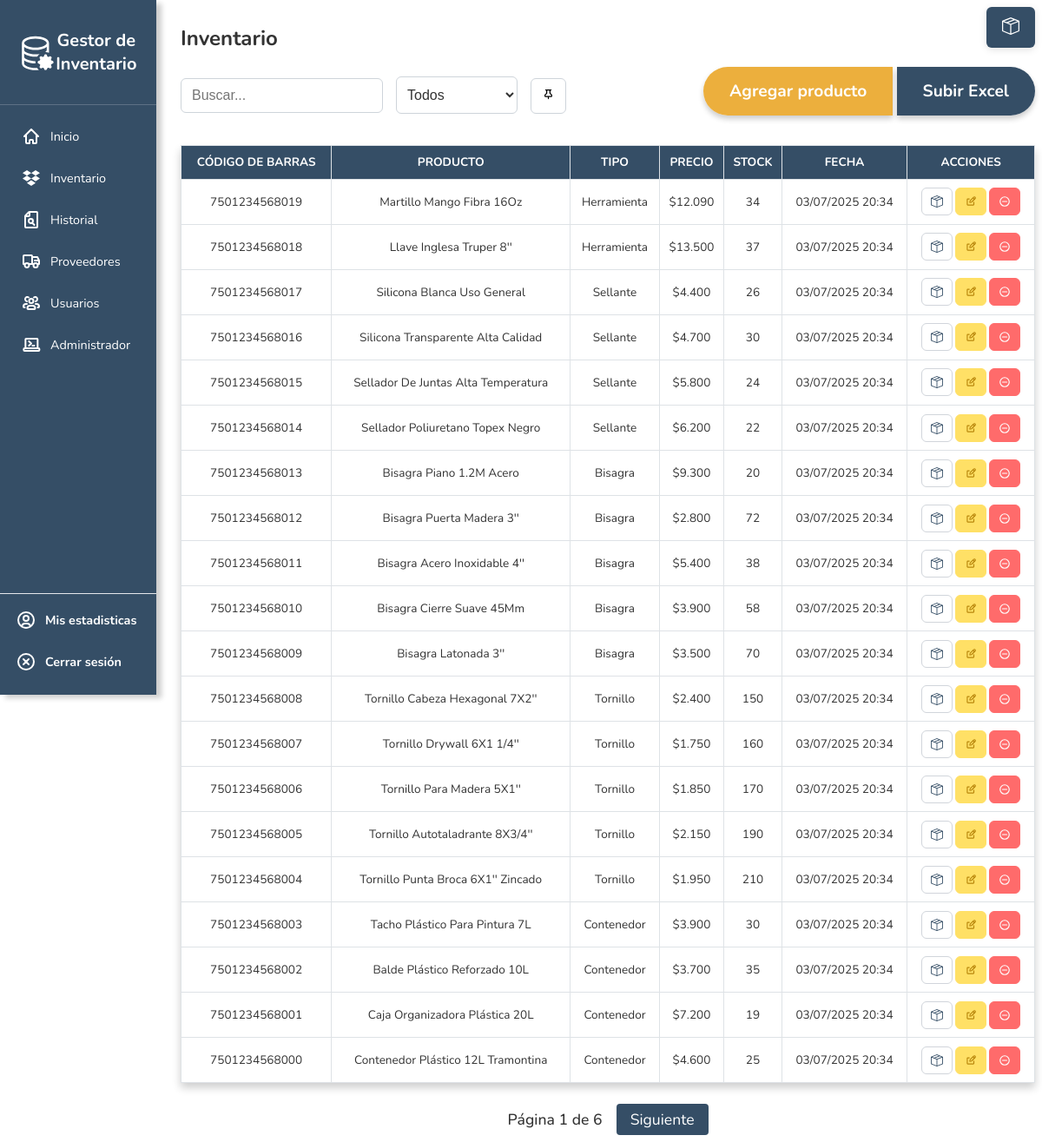
The page /inventario/ (signed in) on the database as committed earlier.
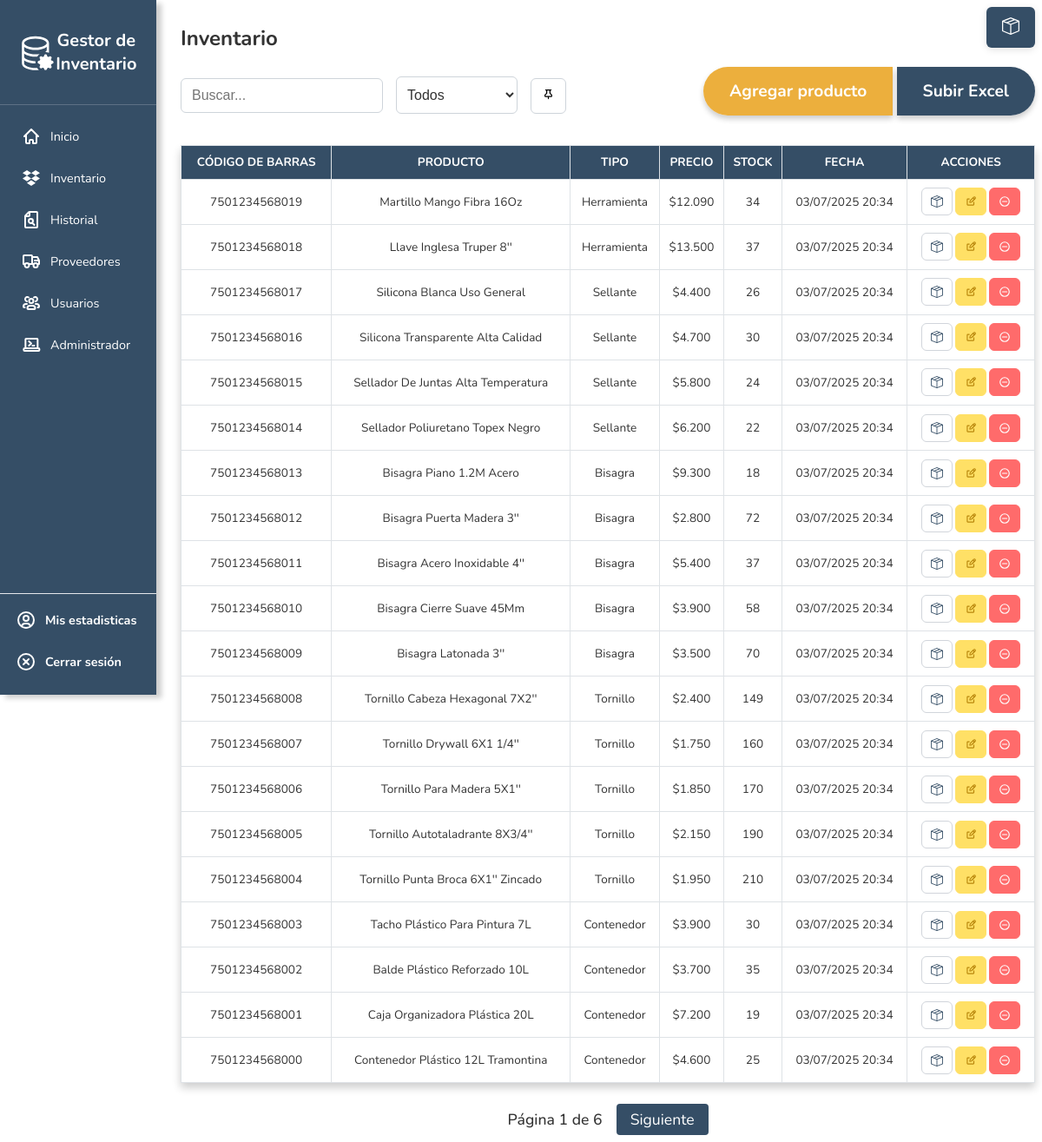
The same page on the database as committed later.
### inventory/models.py (models this page shows, shortened)
class Producto(models.Model):
    name = models.CharField(max_length=200, default='Sin nombre')
    product_type = models.ForeignKey(ProductType, on_delete=models.CASCADE, verbose_name="Tipo")
    price = models.IntegerField()
    stock = models.IntegerField(default=0)
    codigo_barras = models.CharField(max_length=50, null=True, blank=True)
    date_added = models.DateTimeField(default=now, editable=False)
    class Meta:
        verbose_name = "Producto"
        verbose_name_plural = "Productos"

class ProductType(models.Model):
    name = models.CharField(max_length=100, unique=True)
    description = models.TextField(blank=True, null=True)
    is_active = models.BooleanField(default=True)
    created_at = models.DateTimeField(auto_now_add=True)
    class Meta:
        verbose_name = "Tipo de Producto"
        verbose_name_plural = "Tipos de Productos"

### inventory/views.py (the view)
# urls.py: path('inventario', inventario, name='inventario'),
@login_required
def inventario(request):
    query = request.GET.get('q', '')
    product_type_filter = request.GET.get('type', '')
    productos = Producto.objects.all()
    if query:
        productos = productos.filter(
            Q(name__icontains=query) |
            Q(codigo_barras__icontains=query)
        )
    if product_type_filter:
        productos = productos.filter(product_type__name=product_type_filter)
    from django.db.models import F
    productos = productos.annotate(
        codigo_barras_int=F('codigo_barras')
    ).order_by(
        F('codigo_barras').desc(nulls_last=True),
        '-id'
    )
    product_types = ProductType.objects.filter(is_active=True).order_by('name')
    paginator = Paginator(productos, 20)
    page_number = request.GET.get('page')
    productos = paginator.get_page(page_number)
    context = {
        'productos': productos,
        'product_types': product_types,
        'current_query': query,
        'current_type': product_type_filter
    }
    return render(request, 'inv/inventario.html', context)

### inventory/templatetags/number_filters.py (called while the page is built)
@register.filter
def comma_miles(value):
    try:
        return f"{int(value):,}".replace(",", ".")
    except:
        return value

### inventory/templates/inv/inventario.html (shortened to what this page needs)
{% extends 'inv/base.html' %}
{% load static %}
{% block body %}
<h2>Inventario</h2>
<div class="container-set-inventory">
  <div class="add_buttons">
    <div class="inventory-left">
      <div class="button-group">
        <input type="text" id="searchInput" placeholder="Buscar..." class="form-control d-inline-block w-auto" />
      </div>
      <div class="button-group">
        <select id="filterType" class="form-select d-inline-block w-auto">
          <option value="">Todos</option>
        </select>
        <button type="submit" class="dynamic-table-button">Entrar</button>
      </div>
    </div>
    <div class="inventory-right">
      <div class="button-group">
        <div class="button-group-fused">
          <a href="{% url 'producto_create' %}" class=" agregar-producto">Agregar producto</a>
          <a href="{% url 'upload_products_excel' %}" class=" agregar-excel">Subir Excel</a>
        </div>
      </div>
    </div>
  </div>
  <div id="tablaProductos">
    {% include 'inv/tabla_productos.html' %}
  </div>
  {% include 'inv/cart_panel.html' %}
  {% endblock %}

### inventory/templates/inv/tabla_productos.html (shortened to what this page needs)
{% load number_filters %}
<div class="table-responsive">
  <table class="table table-striped">
    <thead>
      <tr>
        <th>Código de Barras</th>
        <th>Producto</th>
        <th>Tipo</th>
        <th>Precio</th>
        <th>Stock</th>
        <th>Fecha</th>
        <th>Acciones</th>
      </tr>
    </thead>
    <tbody>
      {% for producto in productos %}
      <tr>
        <td>{{ producto.codigo_barras|default:"-" }}</td>
        <td>{{ producto.name }}</td>
        <td>{{ producto.product_type.name }}</td>
        <td>${{ producto.price|comma_miles }}</td>
        <td>{{ producto.stock }}</td>
        <td>{{ producto.date_added|date:"d/m/Y H:i" }}</td>
        <td>
          <div class="table-action-group">
            <a class="cart-inv-btn table-action btn-action-sm" data-product-id="{{ producto.id }}"  data-product-name="{{ producto.name }}" data-product-price="{{ producto.price }}" data-product-stock="{{ producto.stock }}" title="Agregar al carrito">
            </a>
            <a href="{% url 'producto_update' producto.pk %}" class="cart-inv-btn table-action btn-action-sm btn-action-yellow" title="Editar">
            </a>
            {% if user.is_staff %}
            <a href="{% url 'producto_delete' producto.pk %}" class="cart-inv-btn table-action btn-action-sm btn-action-red" title="Eliminar" onclick="return confirm('¿Está seguro que desea eliminar este producto?')">
              <svg class="w-6 h-6 text-gray-800 dark:text-white" aria-hidden="true" xmlns="http://www.w3.org/2000/svg" width="24" height="24" fill="none" viewBox="0 0 24 24">
  <path stroke="currentColor" stroke-linecap="round" stroke-linejoin="round" stroke-width="2" d="M7.757 12h8.486M21 12a9 9 0 1 1-18 0 9 9 0 0 1 18 0Z"/>
</svg>
            </a>
            {% endif %}
          </div>
        </td>
      </tr>
      {% empty %}
      <tr>
        <td colspan="7" class="text-center">No hay productos disponibles</td>
      </tr>
      {% endfor %}
    </tbody>
  </table>
</div>
<div class="pagination">
  <span>Página {{ productos.number }} de {{ productos.paginator.num_pages }}</span>
  {% if productos.has_next %}
  <a
    href="?page={{ productos.next_page_number }}{% if current_query %}&q={{ current_query }}{% endif %}{% if current_type %}&type={{ current_type }}{% endif %}">Siguiente</a>
  {% endif %}
</div>

Rows that differ between the two databases and show on the page:
changed Producto "Bisagra Piano 1.2M Acero": stock "20" → "18"
changed Producto "Bisagra Acero Inoxidable 4''": stock "38" → "37"
changed Producto "Tornillo Cabeza Hexagonal 7X2''": stock "150" → "149"
